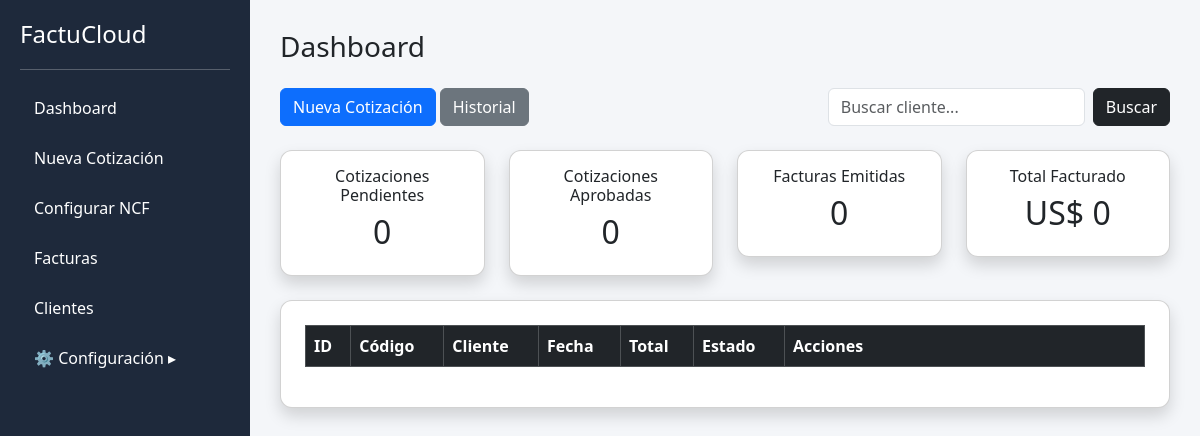
Page / (signed in) on the earlier database version.
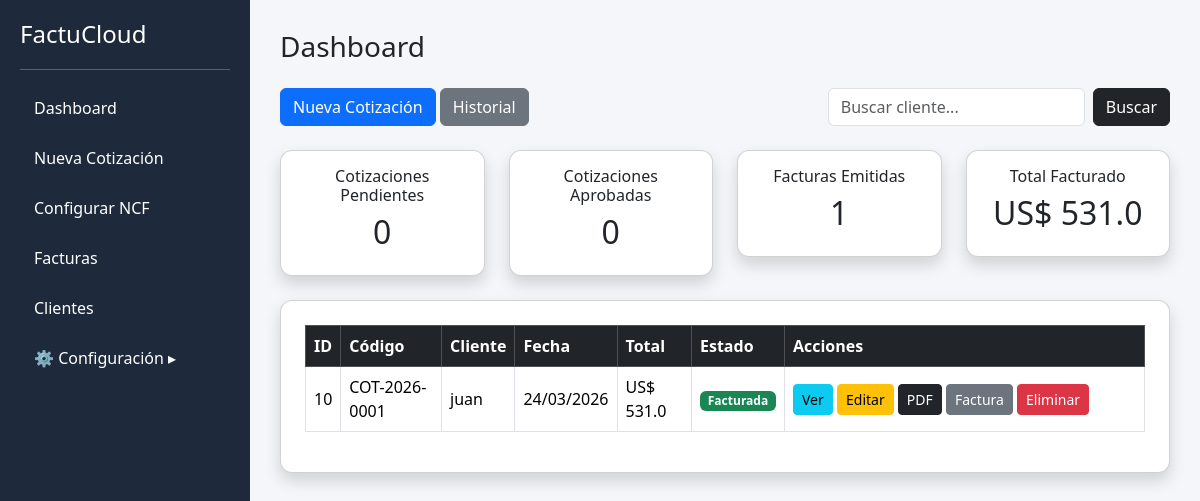
Same page on the later database version.
### tables this page shows
CREATE TABLE cotizaciones (
        id INTEGER PRIMARY KEY AUTOINCREMENT,
        codigo TEXT,
        cliente TEXT,
        rnc TEXT,
        telefono TEXT,
        correo TEXT,
        fecha TEXT,
        subtotal REAL,
        itbis REAL,
        total REAL,
        estado TEXT
    );

### app.py (the view)
@app.route("/")
def index():
    if "usuario" not in session:
        return redirect(url_for("login"))
    buscar = request.args.get("buscar")
    conn = get_db()
    if buscar:
        cotizaciones = conn.execute("""
        SELECT * FROM cotizaciones
        WHERE estado != 'Eliminada'
        AND cliente LIKE ?
        ORDER BY id DESC
        """, ("%" + buscar + "%",)).fetchall()
    else:
        cotizaciones = conn.execute("""
        SELECT * FROM cotizaciones
        WHERE estado != 'Eliminada'
        ORDER BY id DESC
        """).fetchall()
    pendientes = conn.execute("""
    SELECT COUNT(*) FROM cotizaciones
    WHERE estado='Pendiente'
    """).fetchone()[0]
    aprobadas = conn.execute("""
    SELECT COUNT(*) FROM cotizaciones
    WHERE estado='Aprobada'
    """).fetchone()[0]
    facturadas = conn.execute("""
    SELECT COUNT(*) FROM cotizaciones
    WHERE estado='Facturada'
    """).fetchone()[0]
    total_facturado = conn.execute("""
    SELECT SUM(total) FROM facturas
    """).fetchone()[0]
    if total_facturado is None:
        total_facturado = 0
    conn.close()
    return render_template(
        "index.html",
        cotizaciones=cotizaciones,
        pendientes=pendientes,
        aprobadas=aprobadas,
        facturadas=facturadas,
        total_facturado=total_facturado
    )

### app.py (called while the page is built)
def get_db():
    conn = sqlite3.connect("database.db")
    conn.row_factory = sqlite3.Row
    return conn

### templates/index.html (shortened to what this page needs)
{% extends "base.html" %}
{% block content %}
<h3 class="mb-4">Dashboard</h3>
<div class="d-flex justify-content-between mb-4">
    <div>
        <a href="/nueva" class="btn btn-primary">
            Nueva Cotización
        </a>
        <a href="/historial" class="btn btn-secondary">
            Historial
        </a>
    </div>
    <form method="GET" action="/" class="d-flex">
        <input
            type="text"
            name="buscar"
            class="form-control me-2"
            placeholder="Buscar cliente..."
        >
        <button class="btn btn-dark">
            Buscar
        </button>
    </form>
</div>
<div class="row mb-4">
    <div class="col-md-3">
        <div class="card shadow text-center p-3">
            <h6>Cotizaciones Pendientes</h6>
            <h2>{{ pendientes }}</h2>
        </div>
    </div>
    <div class="col-md-3">
        <div class="card shadow text-center p-3">
            <h6>Cotizaciones Aprobadas</h6>
            <h2>{{ aprobadas }}</h2>
        </div>
    </div>
    <div class="col-md-3">
        <div class="card shadow text-center p-3">
            <h6>Facturas Emitidas</h6>
            <h2>{{ facturadas }}</h2>
        </div>
    </div>
    <div class="col-md-3">
        <div class="card shadow text-center p-3">
            <h6>Total Facturado</h6>
            <h2>US$ {{ total_facturado }}</h2>
        </div>
    </div>
</div>
<div class="card shadow p-4">
<div class="table-responsive">
<table class="table table-bordered table-hover align-middle">
<thead class="table-dark">
<tr>
<th>ID</th>
<th>Código</th>
<th>Cliente</th>
<th>Fecha</th>
<th>Total</th>
<th>Estado</th>
<th width="360">Acciones</th>
</tr>
</thead>
<tbody>
{% for cotizacion in cotizaciones %}
<tr>
<td>{{ cotizacion.id }}</td>
<td>{{ cotizacion.codigo }}</td>
<td>{{ cotizacion.cliente }}</td>
<td>{{ cotizacion.fecha }}</td>
<td>
US$ {{ cotizacion.total }}
</td>
<td>
{% if cotizacion.estado == "Pendiente" %}
<span class="badge bg-warning text-dark">
Pendiente
</span>
{% elif cotizacion.estado == "Aprobada" %}
<span class="badge bg-primary">
Aprobada
</span>
{% elif cotizacion.estado == "Facturada" %}
<span class="badge bg-success">
Facturada
</span>
{% endif %}
</td>
<td>
<a href="/detalle/{{ cotizacion.id }}" class="btn btn-sm btn-info">
Ver
</a>
<a href="/editar_cotizacion/{{ cotizacion.id }}" class="btn btn-sm btn-warning">
Editar
</a>
<a href="/cotizacion_pdf/{{ cotizacion.id }}"
class="btn btn-sm btn-dark">
PDF
</a>
{% if cotizacion.estado == "Facturada" %}
<a href="/factura_pdf/{{ cotizacion.id }}"
class="btn btn-sm btn-secondary">
Factura
</a>
{% endif %}
<a href="/eliminar_cotizacion/{{ cotizacion.id }}"
class="btn btn-sm btn-danger"
onclick="return confirm('¿Seguro que deseas eliminar esta cotización?')">
Eliminar
</a>
</td>
</tr>
{% endfor %}
</tbody>
</table>
</div>
</div>
{% endblock %}

Differences in the rows shown:
added cotizaciones: id "10", codigo "COT-2026-0001", cliente "juan", fecha "24/03/2026", total "531.0", estado "Facturada"
Other differences:
{{ facturadas }}: "0" → "1"
{{ total_facturado }}: "0" → "531.0"
